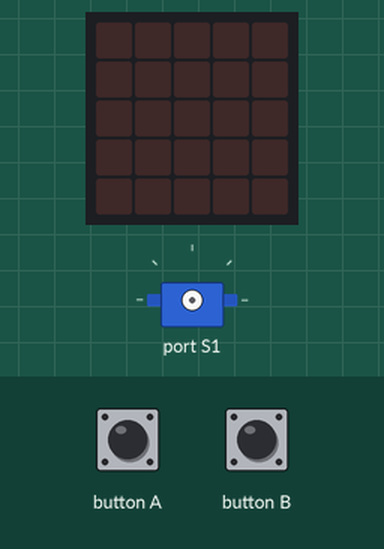
Recording of a program running on a simulated BBC micro:bit (MakeCode). Parts: the board's 5×5 LED display, servo. The inputs (shaded band) are chosen by the test bench.

Above: at 1.2 s.
1.3 s: button A pressed for 0.15 s
At 2.5 s:
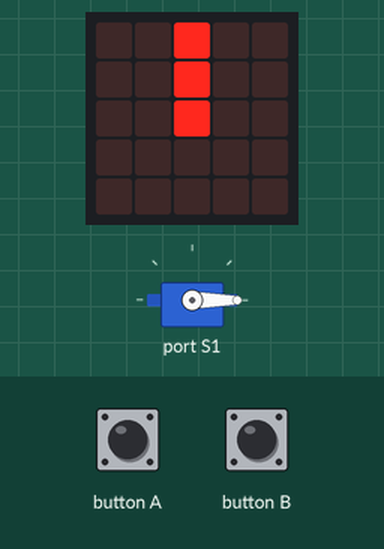
3.3 s: button B pressed for 0.15 s
At 5.0 s:
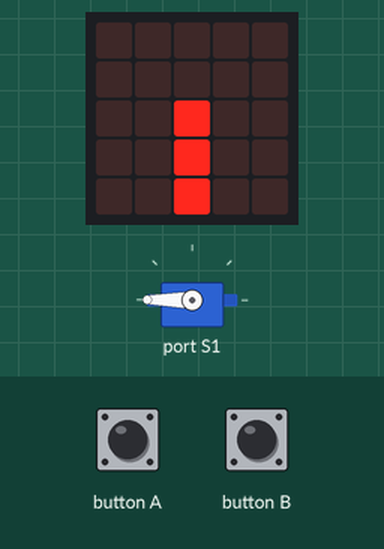
5.3 s: button A pressed for 0.15 s
At 5.65 s:
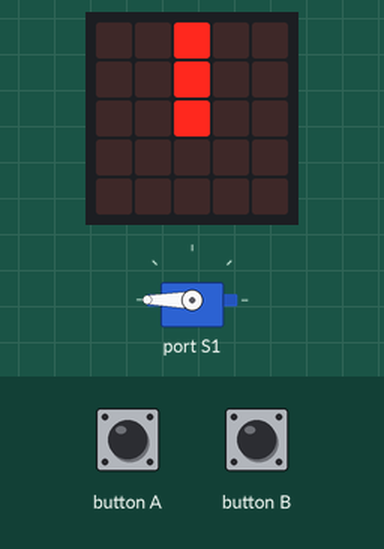
Timing chart, 0 to 8.3 s (numbered marks = the images above; inputs shaded):
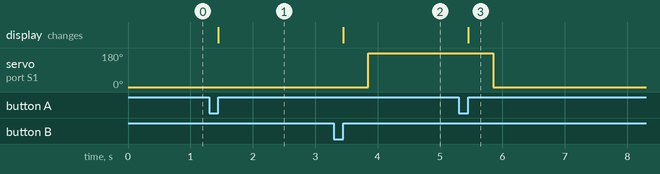

The program:

main.ts
```typescript
input.onButtonPressed(Button.A, function () {
    basic.showLeds(`
        . . # . .
        . . # . .
        . . # . .
        . . . . .
        . . . . .
        `)
    robotbit.Servo(robotbit.Servos.S1, 0)
})
input.onButtonPressed(Button.B, function () {
    basic.showLeds(`
        . . . . .
        . . . . .
        . . # . .
        . . # . .
        . . # . .
        `)
    robotbit.Servo(robotbit.Servos.S1, 180)
})
```

test.ts
```typescript
// testes vão aqui; isto não será compilado quando este pacote for usado como uma extensão.
```

Measured:
- after the input at 1.3 s, the display: changes after 0.15 s (image 1)
- after the input at 3.3 s, servo on port S1: 0° → 180° after 0.55 s; the display: changes after 0.15 s (image 2)
- after the input at 5.3 s, servo on port S1: 180° → 0° after 0.55 s; the display: changes after 0.15 s (image 3)
